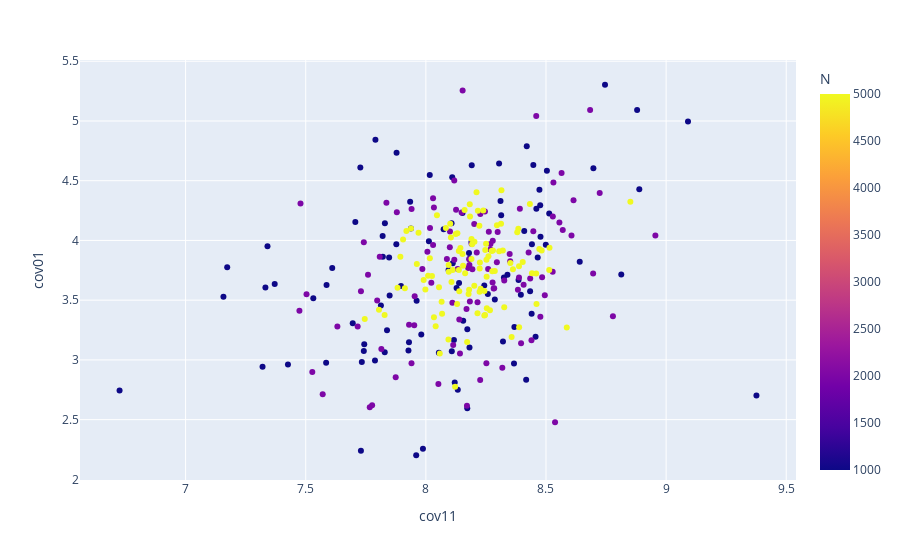

Write notebook code for a chart like this one.
### Code cell
px.scatter( cov_samples, x='cov11', y='cov01', color='N')

### Figure 1 — Plotly figure (JSON) as saved in the notebook; plotly's stock layout.template omitted (floating-point values rounded to 4 significant figures; data arrays with more than 128 entries replaced by an {"elided": "..."} marker saying what was removed)
{"data": [{"hovertemplate": "cov11=%{x}<br>cov01=%{y}<br>N=%{marker.color}<extra></extra>", "legendgroup": "", "marker": {"color": {"elided": "300 int values"}, "coloraxis": "coloraxis", "symbol": "circle"}, "mode": "markers", "name": "", "orientation": "v", "showlegend": false, "type": "scatter", "x": {"elided": "300 float values"}, "xaxis": "x", "y": {"elided": "300 float values"}, "yaxis": "y"}], "layout": {"autosize": true, "coloraxis": {"colorbar": {"title": {"text": "N"}}, "colorscale": [[0, "#0d0887"], [0.1111, "#46039f"], [0.2222, "#7201a8"], [0.3333, "#9c179e"], [0.4444, "#bd3786"], [0.5556, "#d8576b"], [0.6667, "#ed7953"], [0.7778, "#fb9f3a"], [0.8889, "#fdca26"], [1, "#f0f921"]]}, "legend": {"tracegroupgap": 0}, "margin": {"t": 60}, "xaxis": {"anchor": "y", "autorange": true, "domain": [0, 1], "range": [6.559, 9.542], "title": {"text": "cov11"}, "type": "linear"}, "yaxis": {"anchor": "x", "autorange": true, "domain": [0, 1], "range": [1.962, 5.543], "title": {"text": "cov01"}, "type": "linear"}}}
